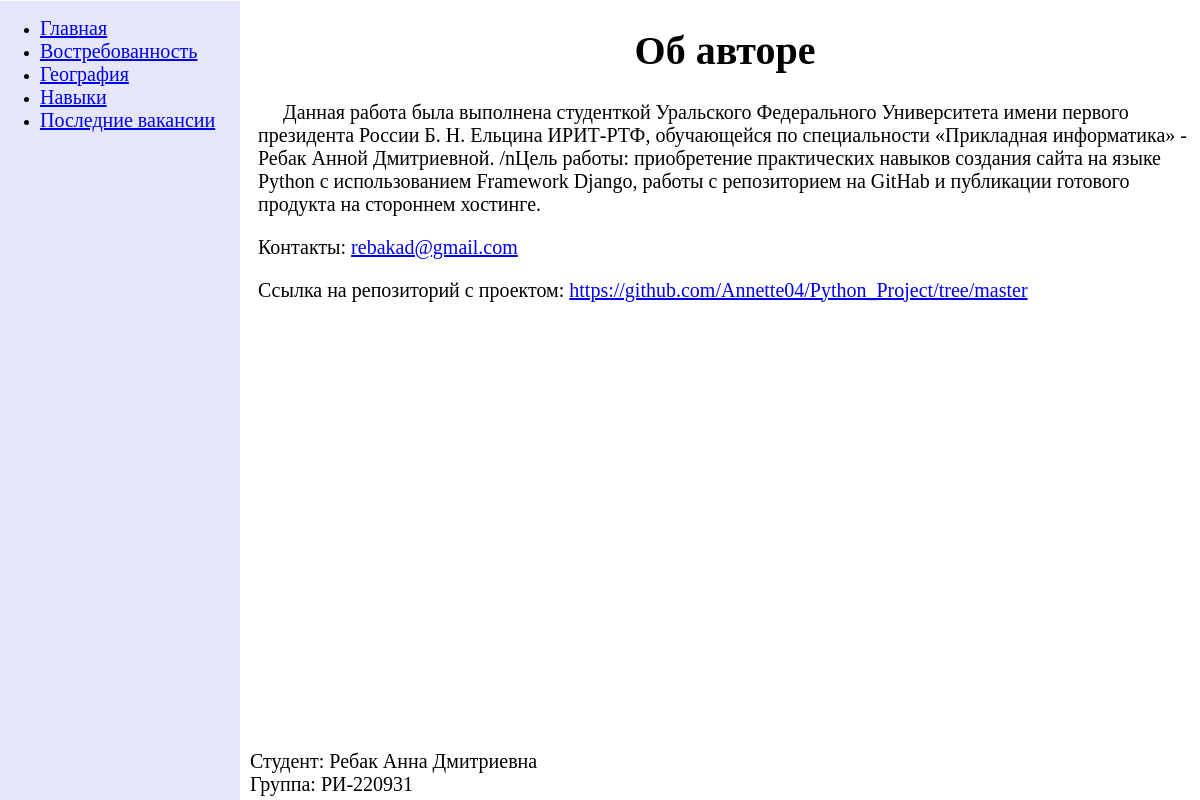
Before: /about.html with the older database file.
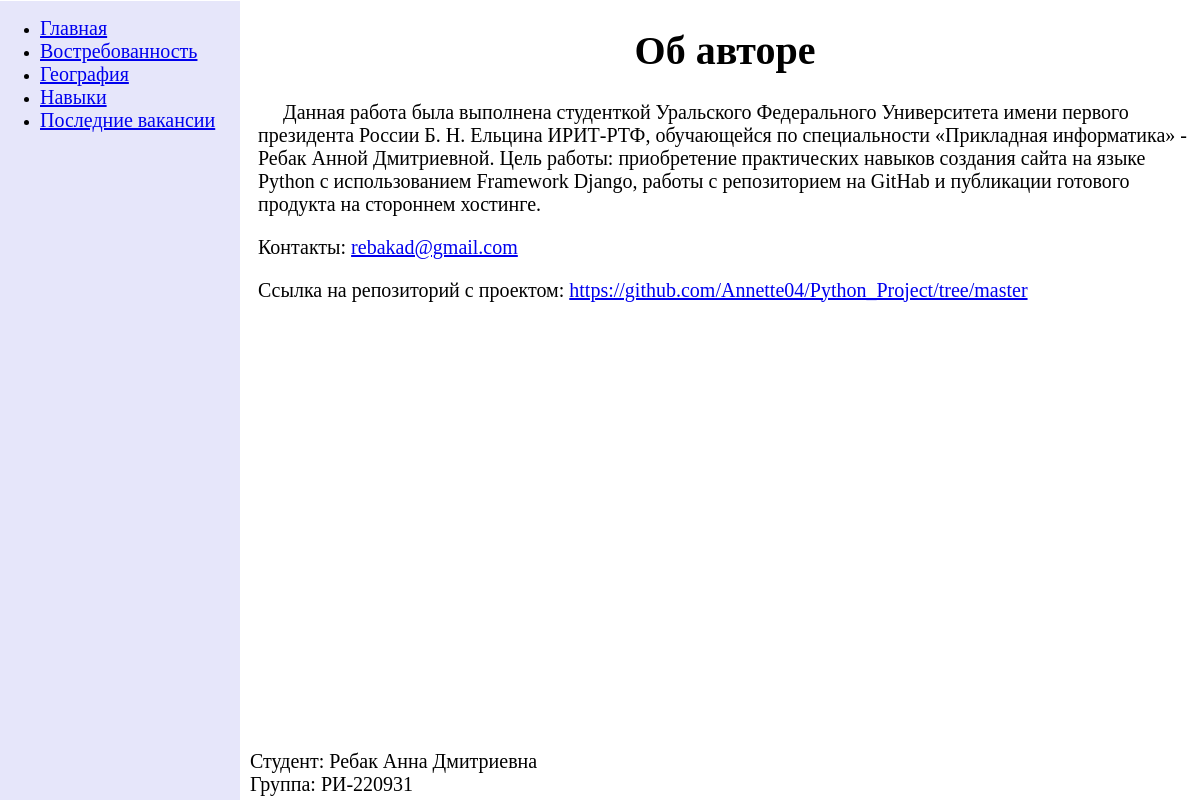
After: the same page with the newer database file.
### myApp1/models.py (models this page shows, shortened)
class AboutAuthor(models.Model):
    text = models.TextField(max_length=500)
    email = models.EmailField()
    url = models.URLField()

### myApp1/views.py (the view)
# urls.py: path('about.html', about_page)
def about_page(request):
    model = AboutAuthor.objects.all()
    context = {
        'AboutAuthor': model
    }
    return render(request, 'about.html', context)

### templates/about.html (shortened to what this page needs)
<!DOCTYPE html>
{% load static %}
<html lang="en">
<head>
</head>
<body>
  <header style="margin-left: 250px; font-size:20px;">
    <center>
      <h1 style="position: relative; ">Об авторе</h1>
    </center>
  </header>
  <nav>
    <ul style="position: fixed; height: 100%; background: #E6E6FA; top:-15px; left: 0; width: 200px;">
      <li><a href="index.html" style="font-size: 20px; ">Главная</a></li>
      <li><a href="importance.html" style="font-size: 20px; ">Востребованность</a></li>
      <li><a href="geography.html" style="font-size: 20px">География</a></li>
      <li><a href="skills.html" style="font-size: 20px">Навыки</a></li>
      <li><a href="spinner.html" style="font-size: 20px">Последние вакансии</a></li>
    </ul>
  </nav>
  <main style="margin-left:250px; font-size:20px;">
    {% for mod in AboutAuthor %}
      <p>&nbsp;&nbsp;&nbsp;&nbsp;&nbsp;{{mod.text}}</p>
      <p>Контакты: <a href="mailto:{{mod.email}}">{{mod.email}}</a></p>
      <p>Ссылка на репозиторий с проектом: <a href="{{mod.url}}">{{mod.url}}</a></p>
    {% endfor %}
  </main>
  <footer style="margin-left: 250px; position: absolute; left: 0; bottom: 0; height: 50px;">
    <div style="font-size: 20px;">Студент: Ребак Анна Дмитриевна</div>
    <div style="font-size: 20px;">Группа: РИ-220931</div>
  </footer>
</body>
</html>

Changed rows visible on the page:
changed AboutAuthor "rebakad@gmail.com": text "…- Ребак Анной Дмитриевной. /nЦель работы: приобретение практических навыков…" → "…- Ребак Анной Дмитриевной. Цель работы: приобретение практических навыков…"
